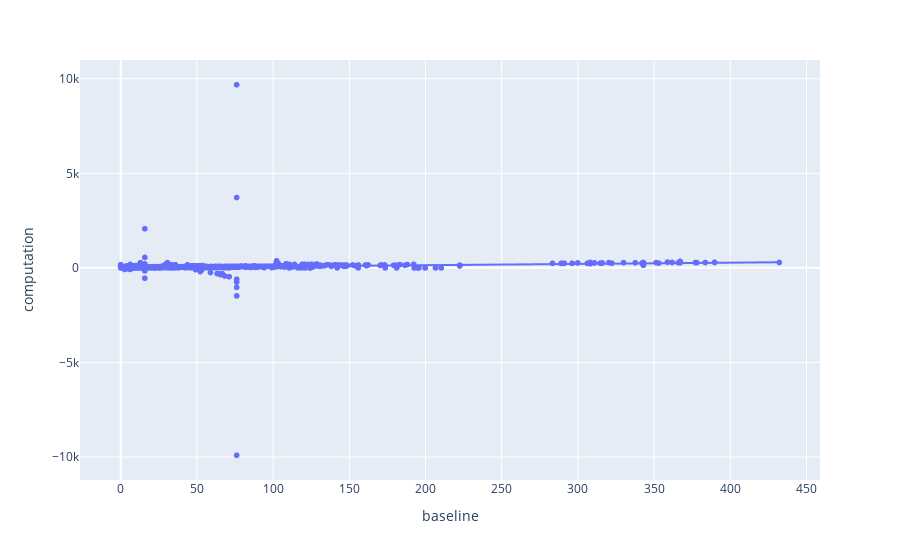

Notebook code cell kept with this figure:
### Code cell
plot_diagnostic(EW1_model, X, y, 'EW1', hover_data=['ISO', 'Year'])

### Figure 1 — Plotly figure (JSON) as saved in the notebook; plotly's stock layout.template omitted (floating-point values rounded to 4 significant figures; data arrays with more than 128 entries replaced by an {"elided": "..."} marker saying what was removed)
{"data": [{"customdata": {"elided": "6389x2 mixed values"}, "hovertemplate": "baseline=%{x}<br>computation=%{y}<br>ISO=%{customdata[0]}<br>Year=%{customdata[1]}<extra></extra>", "legendgroup": "", "marker": {"color": "#636efa", "symbol": "circle"}, "mode": "markers", "name": "", "showlegend": false, "type": "scattergl", "x": {"elided": "6389 float values"}, "xaxis": "x", "y": {"elided": "6389 float values"}, "yaxis": "y"}, {"hovertemplate": "<b>OLS trendline</b><br>computation = 0.66834 * baseline + 8.04865<br>R<sup>2</sup>=0.038716<br><br>baseline=%{x}<br>computation=%{y} <b>(trend)</b><extra></extra>", "legendgroup": "", "marker": {"color": "#636efa", "symbol": "circle"}, "mode": "lines", "name": "", "showlegend": false, "type": "scattergl", "x": {"elided": "6389 float values"}, "xaxis": "x", "y": {"elided": "6389 float values"}, "yaxis": "y"}], "layout": {"legend": {"tracegroupgap": 0}, "margin": {"t": 60}, "xaxis": {"anchor": "y", "domain": [0, 1], "title": {"text": "baseline"}}, "yaxis": {"anchor": "x", "domain": [0, 1], "title": {"text": "computation"}}}}
